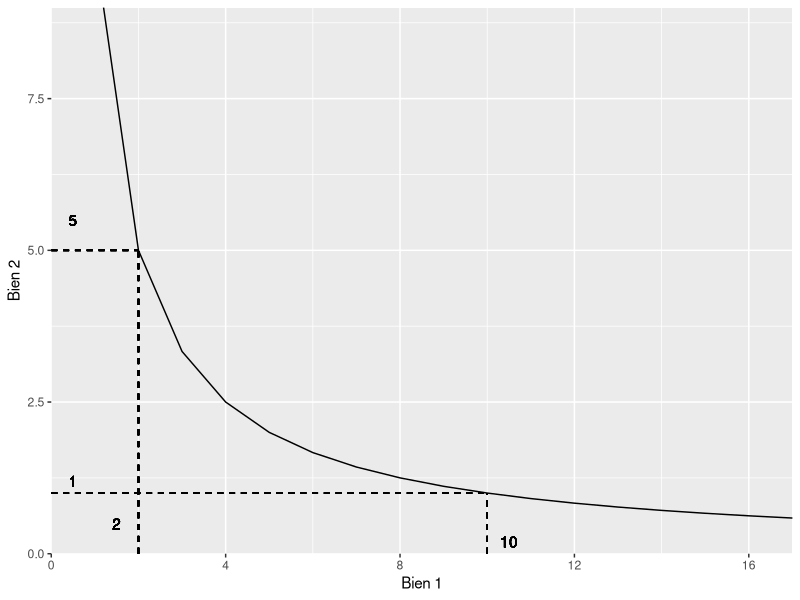

Write the R code that produced this figure.
# Représentation d'une courbe d'indifférence
# Gaëtan LE FLOCH - Université Paris-Dauphine
# Microéconomie - L1 LSO

library(ggplot2)

x = 1:20
y = 10*(1/x)

df <- data.frame(x=x,
                 y=y)

chart <- ggplot(data=df, aes(x=x, y=y))  +
  geom_line() +
  coord_cartesian(xlim=c(0,17),
                  ylim=c(0,9),
                  expand=FALSE) +
  xlab('Bien 1') +
  ylab('Bien 2')

chart +
  geom_segment(x=2,y=0,xend=2,yend=5,linetype='dashed') +
  geom_text(aes(x=1.5,y=0.5),label='2')+
  geom_segment(x=0,y=5,xend=2,yend=5,linetype='dashed') +
  geom_text(aes(x=0.5,y=5.5),label='5') +
  geom_segment(x=10,y=0,xend=10,yend=1,linetype='dashed') +
  geom_text(aes(x=10.5,y=0.2),label='10')+
  geom_segment(x=0,y=1,xend=10,yend=1,linetype='dashed') +
  geom_text(aes(x=0.5,y=1.2),label='1')

